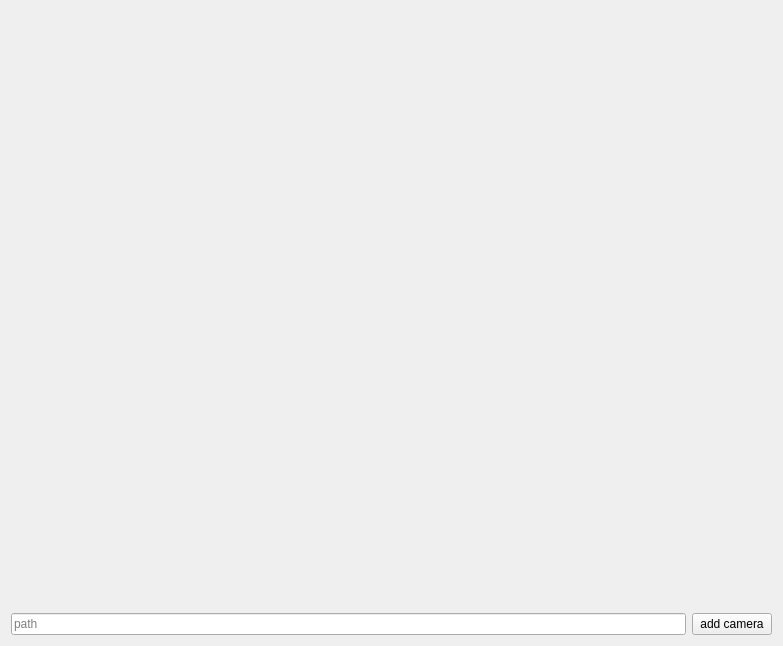
<?xml version="1.0" encoding="UTF-8"?>
<ui version="4.0">
 <class>MainWindow</class>
 <widget class="QMainWindow" name="MainWindow">
  <property name="geometry">
   <rect>
    <x>0</x>
    <y>0</y>
    <width>783</width>
    <height>646</height>
   </rect>
  </property>
  <property name="windowTitle">
   <string>MainWindow</string>
  </property>
  <widget class="QWidget" name="centralWidget">
   <layout class="QGridLayout" name="gridLayout">
    <item row="1" column="0">
     <layout class="QHBoxLayout" name="horizontalLayout">
      <property name="sizeConstraint">
       <enum>QLayout::SetDefaultConstraint</enum>
      </property>
      <item>
       <widget class="QLineEdit" name="pathToSource">
        <property name="text">
         <string/>
        </property>
        <property name="placeholderText">
         <string>path</string>
        </property>
       </widget>
      </item>
      <item>
       <widget class="QPushButton" name="addCamera">
        <property name="text">
         <string>add camera</string>
        </property>
       </widget>
      </item>
     </layout>
    </item>
    <item row="0" column="0">
     <widget class="QWidget" name="widget" native="true">
      <property name="sizePolicy">
       <sizepolicy hsizetype="Expanding" vsizetype="Expanding">
        <horstretch>0</horstretch>
        <verstretch>0</verstretch>
       </sizepolicy>
      </property>
     </widget>
    </item>
   </layout>
  </widget>
 </widget>
 <layoutdefault spacing="6" margin="11"/>
 <resources/>
 <connections/>
</ui>
